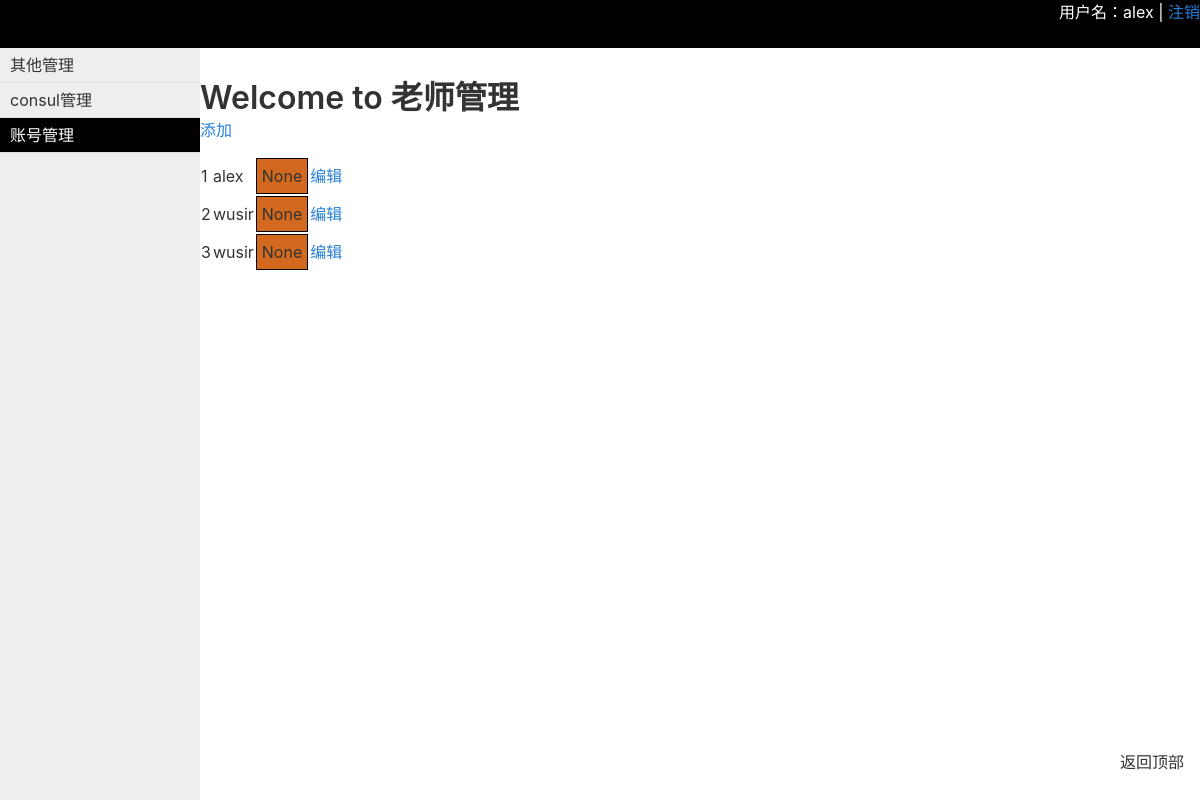
/teacher/ (signed in), run on an earlier commit of the app's database.
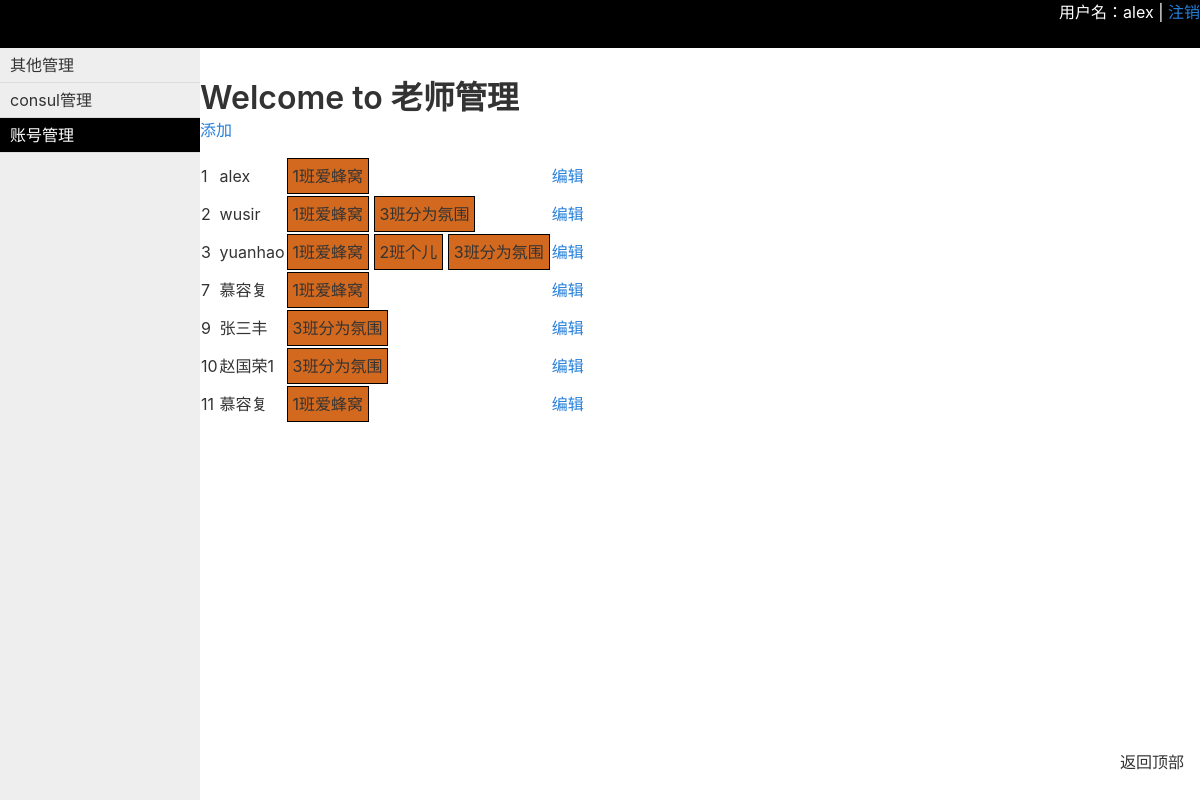
And on a later commit of the database.
### api/models.py (models this page shows, shortened)
class Teacher(models.Model):
    name = models.CharField(max_length=32)
    cls = models.ManyToManyField('Classes')

class Classes(models.Model):
    caption = models.CharField(max_length=32)

### api/views.py (the view)
    def inner(request,*args,**kwargs):
        is_login = request.session.get('is_login')
        print('-->is_login',is_login)
        if is_login:
            return func(request,*args,**kwargs)
        else:
            return redirect('/login')

### api/views.py (called while the page is built)
def auth(func):
    def inner(request,*args,**kwargs):
        is_login = request.session.get('is_login')
        print('-->is_login',is_login)
        if is_login:
            return func(request,*args,**kwargs)
        else:
            return redirect('/login')
    return inner

@auth
def handle_teacher(request):
    username = request.session.get('username')
    teacher_list = models.Teacher.objects.filter(id__in=models.Teacher.objects.all()).values('id','name','cls__id','cls__caption')
    result = {}
    cls_list = []
    for t in teacher_list:
        if t['id'] in result:
            if t['cls__id'] != 'None':
                cls_list.append({'id':t['cls__id'],'caption':t['cls__caption']})
                print('-->cls_list',cls_list)
        else:
            cls_list = [{'id':t['cls__id'],'caption':t['cls__caption']}]
        result[t['id']] = {'nid':t['id'],'name':t['name'], 'cls_list':cls_list}
    print(result)
    return render(request,'teacher.html',{'username':username,'teachers':result})

### templates/teacher.html (shortened to what this page needs)
{% extends 'layout.html' %}
{% block content %}
    <h1>Welcome to 老师管理</h1>
    <a href="/add_teacher/">添加</a>
    <table>
        <tbody>
            {% for k,v in teachers.items %}
                <tr>
                    <td>{{ k }}</td>
                    <td>{{ v.name }}</td>
                    <td>
                        {% for c in v.cls_list %}
                            <span class="tag" nid="{{ c.id }}">{{ c.caption }}</span>
                        {% endfor %}
                    </td>
                    <td>
                        <a href="/edit_teacher-{{ k }}/">编辑</a>
                    </td>
                </tr>
            {% endfor %}
        </tbody>
    </table>
{% endblock %}

### templates/layout.html (shortened to what this page needs)
<!DOCTYPE html>
<html lang="en">
<head>
    <link rel="stylesheet" href="/static/css/bootstrap.min.css">
    <link rel="stylesheet" href="/static/css/mobi.min.css">
    <link rel="stylesheet" href="/static/css/input-autocomplete.css" />
</head>
<body>
    <div style="height: 48px;background-color: black;color: chocolate">
        <div style="height: 48px;background-color: black;color: white">
            <div style="float: right">用户名：{{ username }} | <a href="/logout">注销</a></div>
        </div>
    </div>
    <div>
        <div class="menu" style="position:fixed;top: 48px;left: 0;bottom: 0;width: 200px;background-color: #eeeeee">
            <div class="ele">
                <div id="menu_class" class="item" onclick="show(this)">其他管理</div>
            </div>
            <div class="ele">
                <div id="menu_student" class="item" onclick="show(this)">consul管理</div>
            </div>
            <div class="ele">
                <div id="menu_teacher" class="item" onclick="show(this)">账号管理</div>
            </div>
        </div>
        <div style="position: fixed;top:48px;right: 0;bottom: 0;left: 200px;overflow: auto">
            <div style="position: fixed;width: 80px;bottom: 0;right: 0;height: 50px">返回顶部</div>
                {% block content %}{% endblock %}
        </div>
    </div>
</body>
</html>

What changed in the data, as far as the page shows it:
now on this page (row edited): Classes: caption "1班爱蜂窝"
now on this page (row edited): Classes: caption "3班分为氛围"
now on this page (row edited): Classes: caption "2班个儿", shown under "3"
added Teacher: name "慕容复"
added Teacher: name "张三丰"
added Teacher: name "赵国荣1"
added Teacher: name "慕容复"
Also different on the page:
new list line: "3 编辑"
new list line: "yuanhao"
new list line: "7 编辑"
new list line: "9 编辑"
new list line: "10 编辑"
new list line: "11 编辑"
list line gone: "None"
list line gone: "3 None 编辑"
list line gone: "wusir"
